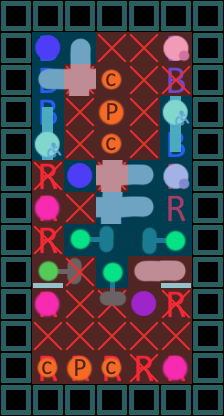

Tiled map render using the project's own tile images. Description and the whole map definition, tile-layer contents included, below:
An orthogonal 7x13 tile map with 32x32 px tiles, 6 tile layers (bus, people, distancing, people, ...).

<map version="1.2" tiledversion="1.3.4" orientation="orthogonal" renderorder="right-down" width="7" height="13" tilewidth="32" tileheight="32" infinite="0" nextlayerid="9" nextobjectid="1">
 <tileset firstgid="1" name="rough sprites for level design" tilewidth="32" tileheight="32" tilecount="64" columns="8">
  <image source="../rough sprites for level design.png" width="256" height="256" />
 </tileset>
 <layer id="1" name="bus" width="7" height="13" locked="1">
  <data encoding="csv">
4,4,4,4,4,4,4,
4,1,0,0,0,1,4,
4,1,0,0,0,1,4,
4,1,0,0,0,1,4,
4,1,0,0,0,1,4,
4,2,0,0,0,2,4,
4,2,0,0,0,2,4,
4,2,0,0,0,0,4,
4,3,0,0,0,3,4,
4,2,0,0,0,2,4,
4,0,0,0,0,0,4,
4,2,2,2,2,2,4,
4,4,4,4,4,4,4
</data>
 </layer>
 <group id="5" name="Unmoveable">
  <layer id="6" name="people" width="7" height="13">
   <data encoding="csv">
0,0,0,0,0,0,0,
0,0,0,0,0,6,0,
0,0,0,12,0,0,0,
0,0,0,11,0,0,0,
0,0,0,12,0,0,0,
0,0,0,0,0,0,0,
0,7,0,0,0,0,0,
0,0,0,0,0,0,0,
0,28,20,0,29,31,0,
0,7,0,0,21,0,0,
0,0,0,0,0,0,0,
0,12,11,12,0,7,0,
0,0,0,0,0,0,0
</data>
  </layer>
  <layer id="7" name="distancing" width="7" height="13">
   <data encoding="csv">
0,0,0,0,0,0,0,
0,0,0,9,9,0,0,
0,0,9,0,9,9,0,
0,0,9,0,9,0,0,
0,0,9,0,9,0,0,
0,9,0,9,0,0,0,
0,0,9,0,0,0,0,
0,9,0,0,0,0,0,
0,0,9,0,0,0,0,
0,0,9,9,0,9,0,
0,9,9,9,9,9,0,
0,0,0,0,9,0,0,
0,0,0,0,0,0,0
</data>
  </layer>
 </group>
 <group id="4" name="Moveable">
  <layer id="2" name="people" width="7" height="13">
   <data encoding="csv">
0,0,0,0,0,0,0,
0,21,22,0,0,0,0,
0,29,30,0,0,0,0,
0,8,0,0,0,16,0,
0,16,0,0,0,24,0,
0,0,21,30,31,6,0,
0,0,0,30,31,0,0,
0,0,28,20,18,26,0,
0,0,0,27,0,0,0,
0,0,0,19,0,0,0,
0,0,0,0,0,0,0,
0,0,0,0,0,0,0,
0,0,0,0,0,0,0
</data>
  </layer>
  <layer id="3" name="distancing" width="7" height="13">
   <data encoding="csv">
0,0,0,0,0,0,0,
0,0,0,0,0,0,0,
0,0,0,0,0,0,0,
0,0,0,0,0,0,0,
0,0,0,0,0,0,0,
0,0,0,0,0,0,0,
0,0,0,0,0,0,0,
0,0,0,0,0,0,0,
0,0,0,0,0,0,0,
0,0,0,0,0,0,0,
0,0,0,0,0,0,0,
0,0,0,0,0,0,0,
0,0,0,0,0,0,0
</data>
  </layer>
 </group>
 <layer id="8" name="areas" width="7" height="13">
  <data encoding="csv">
0,0,0,0,0,0,0,
0,33,33,34,34,34,0,
0,33,34,34,34,34,0,
0,33,34,34,34,33,0,
0,33,34,34,34,33,0,
0,34,33,34,33,33,0,
0,34,34,33,33,33,0,
0,34,33,33,33,33,0,
0,34,34,33,34,34,0,
0,34,34,34,34,34,0,
0,34,34,34,34,34,0,
0,34,34,34,34,34,0,
0,0,0,0,0,0,0
</data>
 </layer>
</map>
